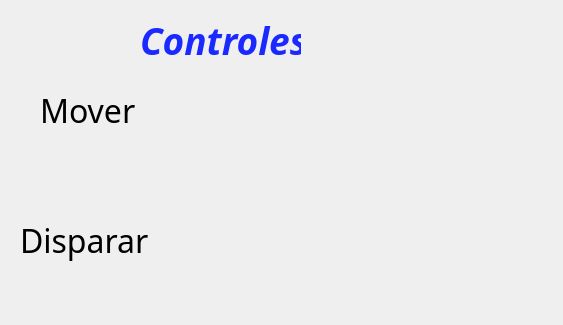
<?xml version="1.0" encoding="UTF-8"?>
<ui version="4.0">
 <class>Controls</class>
 <widget class="QWidget" name="Controls">
  <property name="geometry">
   <rect>
    <x>0</x>
    <y>0</y>
    <width>563</width>
    <height>325</height>
   </rect>
  </property>
  <property name="windowTitle">
   <string>Controles</string>
  </property>
  <widget class="QLabel" name="lbl_controls">
   <property name="geometry">
    <rect>
     <x>140</x>
     <y>20</y>
     <width>161</width>
     <height>41</height>
    </rect>
   </property>
   <property name="font">
    <font>
     <family>Sansation</family>
     <pointsize>28</pointsize>
     <italic>true</italic>
     <bold>true</bold>
    </font>
   </property>
   <property name="styleSheet">
    <string notr="true">#lbl_controls{
color: rgb(26, 41, 255)
;background-color: transparent;
}</string>
   </property>
   <property name="text">
    <string>Controles</string>
   </property>
  </widget>
  <widget class="QLabel" name="lbl_controls_2">
   <property name="geometry">
    <rect>
     <x>40</x>
     <y>90</y>
     <width>101</width>
     <height>41</height>
    </rect>
   </property>
   <property name="font">
    <font>
     <family>Sansation</family>
     <pointsize>24</pointsize>
     <italic>false</italic>
     <bold>false</bold>
    </font>
   </property>
   <property name="styleSheet">
    <string notr="true">#lbl_controls_2{
color: rgb(0, 0, 0)
;background-color: transparent;
}</string>
   </property>
   <property name="text">
    <string>Mover</string>
   </property>
  </widget>
  <widget class="QLabel" name="lbl_controls_3">
   <property name="geometry">
    <rect>
     <x>20</x>
     <y>220</y>
     <width>161</width>
     <height>41</height>
    </rect>
   </property>
   <property name="font">
    <font>
     <family>Sansation</family>
     <pointsize>24</pointsize>
     <italic>false</italic>
     <bold>false</bold>
    </font>
   </property>
   <property name="styleSheet">
    <string notr="true">#lbl_controls_3{
color: rgb(0, 0, 0)
;background-color: transparent;
}</string>
   </property>
   <property name="text">
    <string>Disparar</string>
   </property>
  </widget>
  <widget class="QLabel" name="label">
   <property name="geometry">
    <rect>
     <x>240</x>
     <y>60</y>
     <width>251</width>
     <height>131</height>
    </rect>
   </property>
   <property name="text">
    <string/>
   </property>
   <property name="pixmap">
    <pixmap resource="res.qrc">:/images/images/arrows.png</pixmap>
   </property>
  </widget>
  <widget class="QLabel" name="label_2">
   <property name="geometry">
    <rect>
     <x>200</x>
     <y>210</y>
     <width>321</width>
     <height>61</height>
    </rect>
   </property>
   <property name="text">
    <string/>
   </property>
   <property name="pixmap">
    <pixmap resource="res.qrc">:/images/images/space.jpg</pixmap>
   </property>
   <property name="scaledContents">
    <bool>true</bool>
   </property>
  </widget>
 </widget>
 <resources>
  <include location="res.qrc"/>
 </resources>
 <connections/>
</ui>
